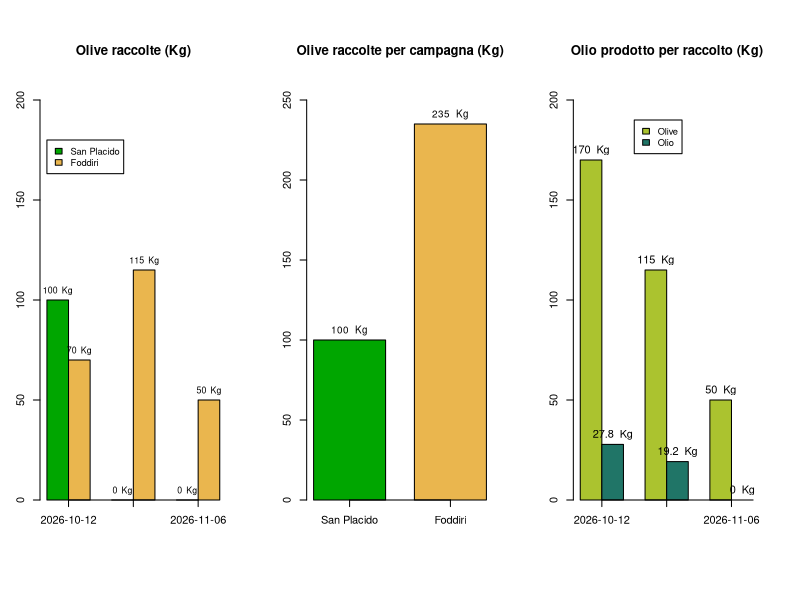

R code for this plot:
setwd("~github/oil")

#####VARIABLES#####
year <- 2021
dates <- c("10-12","10-26","11-06")
date <- as.Date(dates,format="%m-%d") #data in formato mese-giorno
olives_sp <- c(100,NA,NA) #olive di San Placido (kg)
olives_f <- c(70,115,50) #olive di Foddiri
production <- c(27.8,19.2,NA) #olio in kg
volume <- round(1/.916,digit=3) #volume olio in base al peso specifico (lt per kg)
cost <- .21 #Euro cent per chilo di olive
iva <- .04 #"cost" and "iva" do not vary over date, hence I can digit them once and R will fill all pertinent rows

#####DATASET#####
oil <- data.frame(year,date,olives_sp,olives_f,production,volume,cost,iva)
oil <- transform(oil,
                 oil_return=round(production/rowSums(oil[,3:4],na.rm=TRUE),digit=3),
                 prod_litre=round(production*volume,digit=1),
                 tot_cost=ifelse(is.na(production)==FALSE,round(rowSums(oil[,3:4],na.rm=TRUE)*cost*(1+iva)),NA)) #add oil in litres and total cost per date (only if production is not NA)

#####TABLE#####
oil_table <- data.frame(format(as.Date(oil$date,format="%y-%m-%d"),"%d/%m/%Y"),
                        paste(rowSums(oil[,3:4],na.rm=TRUE)," Kg"),
                        ifelse(is.na(oil$production)==TRUE,"",paste(oil$production," Kg")),
                        ifelse(is.na(oil$oil_return)==TRUE,"",paste(oil$oil_return*100," %")),
                        ifelse(is.na(oil$prod_litre)==TRUE,"",paste(oil$prod_litre," Lt")),
                        ifelse(is.na(oil$tot_cost)==TRUE,"",paste("EUR ",oil$tot_cost)),
                        ifelse(is.na(oil$tot_cost)==TRUE,"",paste("EUR ",round(oil$tot_cost/oil$prod_litre,digit=2))))
colnames(oil_table) <- c("Data","Raccolto","Olio prodotto (Kg)","Resa",
                         "Olio prodotto (Lt)","Costo","Costo per litro")
knitr::kable(oil_table)


#####BARPLOTS#####
par(mfrow=c(1,3),mai=c(1,.4,1,.4))

olives <- cbind(oil$olives_sp,oil$olives_f)
olives[is.na(olives)==TRUE] <- 0

production <- oil$production
production[is.na(production)==TRUE] <- 0

###1###
oil_plot <- barplot(olives~oil$date,
                    beside=TRUE,ylim=c(0,200),col=c("#00A600","#EAB64E"),
                    xaxt="n",xlab="",ylab="Kg",
                    main="Olive raccolte (Kg)")
axis(1,at=c(2,5,8),labels=oil$date)
text(x=t(oil_plot),y=olives,
     labels=cbind(paste(olives," Kg")),
     pos=3,cex=.8) #note that I transpose the plot coordinates (t(oil_plot)), for the bar labels to be correct (they would be mixed up, otherwise)
legend(1,180,c("San Placido","Foddiri"),fill=c("#00A600","#EAB64E"),cex=.85)

###2###
oil_plot2 <- barplot(colSums(olives),
                     beside=TRUE,space=c(1,.4),ylim=c(0,250),col=c("#00A600","#EAB64E"),
                     main="Olive raccolte per campagna (Kg)")
axis(1,at=oil_plot2,labels=c("San Placido","Foddiri"))
text(x=oil_plot2,y=colSums(olives),labels=paste(colSums(olives)," Kg"),pos=3,cex=.9)
#legend(.4,185,c("San Placido","Foddiri"),fill=c("#00A600","#EAB64E"),cex=.85)

###3###
product_matrix <- cbind(rowSums(olives),production) #I put olives harvested by date and oil produced (in chilos) in a matrix
product_plot <- barplot(product_matrix~oil$date,
                        beside=TRUE,ylim=c(0,200),col=c("#ABC32F","#207567"),
                        xaxt="n",xlab="",
                        main="Olio prodotto per raccolto (Kg)") #I plot that matrix on date
axis(1,at=c(2,5,8),labels=oil$date)
text(x=product_plot,y=t(product_matrix),
     labels=paste(t(product_matrix)," Kg"),pos=3)
legend(x=3.5,y=190,c("Olive","Olio"),fill=c("#ABC32F","#207567"),cex=.85)


